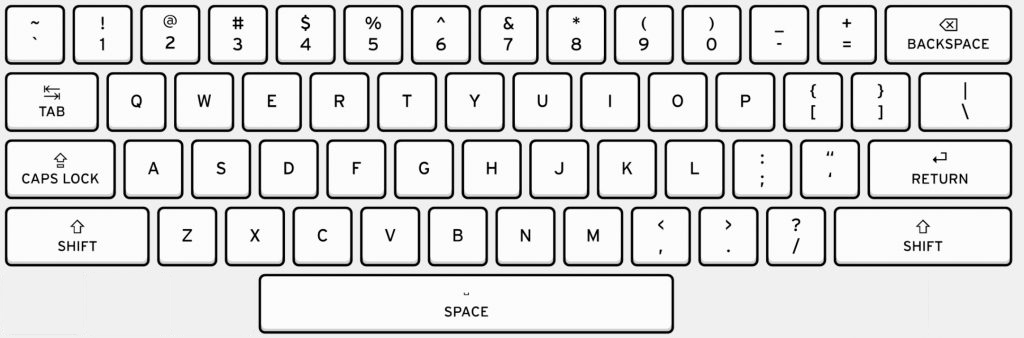
#> input picture Final/keyboard_layout.jpg, 1024 x 338 px
$ python detectKeysPosition.py
#> lines starting #> are read from the running program, lines starting #| are printed output that depends on the picture; after the words box and inside, x2 and y2 are one past the last pixel; in counts of white or black regions, pixels touching at a corner belong together
import cv2
import numpy as np

# Global variables
mouse_position = (0, 0)

# Function to update mouse position
def update_mouse_position(event, x, y, flags, param):
    global mouse_position
    mouse_position = (x, y)

# Function to display keyboard layout and mouse position
def display_keyboard_layout():
    global mouse_position

    # Read the keyboard layout image
    keyboard_img = cv2.imread('keyboard_layout.jpg')
#> keyboard_img is the input picture: shape (338, 1024, 3); min 0, max 255, mean 220.1

    # Get the image dimensions
    img_height, img_width = keyboard_img.shape[:2]
#> img_height = 338; img_width = 1024

    # Calculate the window size to fit the image
    window_size = (img_width, img_height)
#> window_size = (1024, 338)

    # Create a window for the virtual keyboard
    cv2.namedWindow('Virtual Keyboard', cv2.WINDOW_NORMAL)
    cv2.resizeWindow('Virtual Keyboard', *window_size)
    cv2.imshow('Virtual Keyboard', keyboard_img)
    cv2.setMouseCallback('Virtual Keyboard', update_mouse_position)

    while True:
        # Display mouse position
        img_with_mouse_position = keyboard_img.copy()
        cv2.putText(img_with_mouse_position, f"Mouse Position: {mouse_position}", (10, 50),
                    cv2.FONT_HERSHEY_SIMPLEX, 0.7, (0, 255, 0), 2)
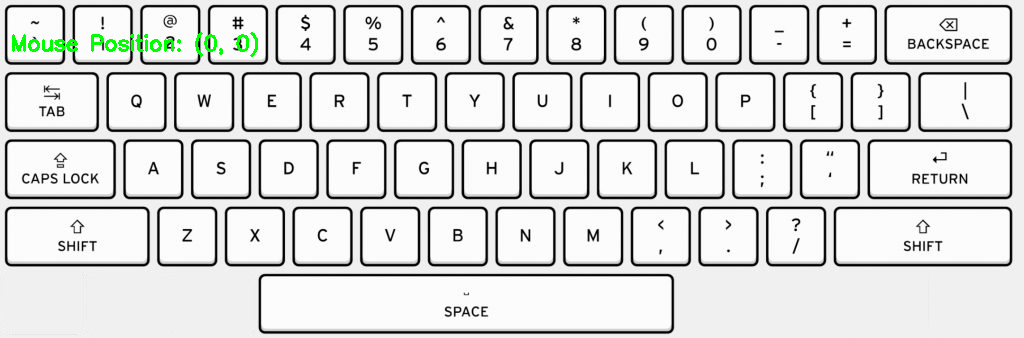
#> img_with_mouse_position: shape (338, 1024, 3); 0.47% of pixels changed, all inside (x1, y1, x2, y2) = (12, 32, 258, 57)

        # Display the virtual keyboard with mouse position
        cv2.imshow('Virtual Keyboard', img_with_mouse_position)

        # Check if the windows should be closed
        key = cv2.waitKey(1)
#> (key Esc is pressed here)
        if key == 27:  # Esc key
            break

    # Release the virtual keyboard window
    cv2.destroyAllWindows()

if __name__ == "__main__":
    display_keyboard_layout()
